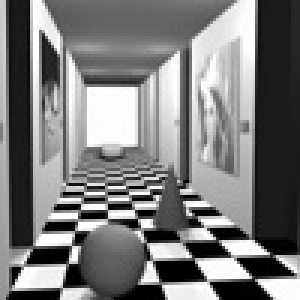
#> input picture DisparityL.jpg, 100 x 100 px (shown 3 times larger)
$ python DisparityMap.py
#> lines starting #> are read from the running program, lines starting #| are printed output that depends on the picture
import numpy as np
import cv2
from matplotlib import pyplot as plt

print("Started Disparity Map Generator Program....")

plt.subplot(3, 1, 1)
print("Reading Left Image...")
imgL = cv2.imread('DisparityL.jpg',0)
#> imgL is the input picture: shape (100, 100); min 0, max 255, mean 122.9
plt.imshow(imgL,'gray')

plt.subplot(3, 1, 2)
print("Reading Right Image...")
imgR = cv2.imread('DisparityR.jpg',0)
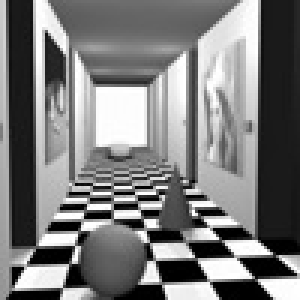
#> input picture DisparityR.jpg, 100 x 100 px (shown 3 times larger)
#> imgR is the input picture: shape (100, 100); min 0, max 255, mean 123.2
plt.imshow(imgR,'gray')

print("Finished Reading Images.")

print("Computing Disparity Map...")

stereo = cv2.StereoBM_create(numDisparities=0, blockSize=21)
disparity = stereo.compute(imgR,imgL)
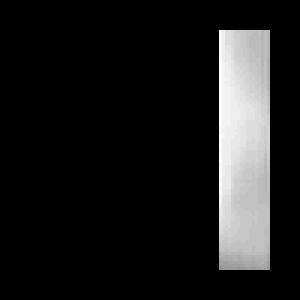
#> disparity: shape (100, 100) int16 (shown 3 times larger); min -16, max 30, mean -10.9; drawn with min black and max white

print("Showing Disparity Map...")
plt.subplot(3, 1, 3)
plt.imshow(disparity,'gray')
plt.show()
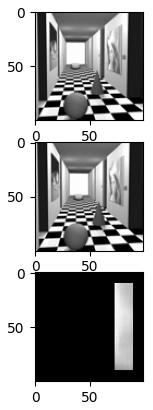
#> figure drawn by matplotlib, 3 panels
